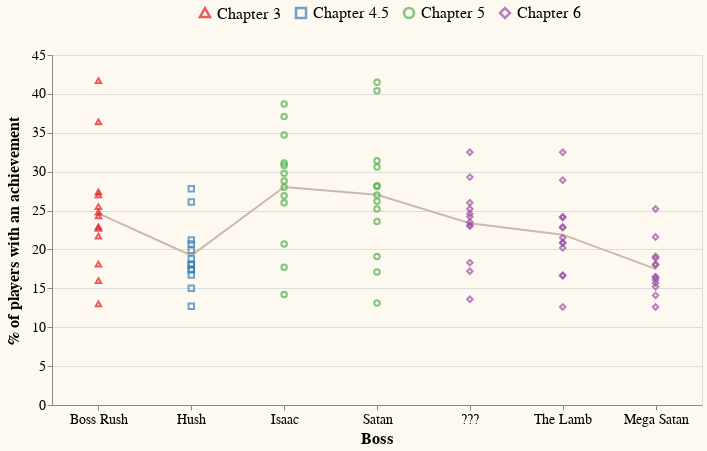

Write a Vega-Lite specification for this figure.
### Vega-Lite specification from a JSON file in a GitHub repository (floating-point values rounded to 4 significant figures)
{"$schema": "https://vega.github.io/schema/vega-lite/v5.json", "width": 650, "height": 350, "background": "#fdf8f0", "layer": [{"mark": {"type": "line", "strokeCap": "round", "stroke": "#cbb9ad"}, "encoding": {"x": {"field": "boss", "title": "Boss", "type": "nominal", "sort": ["Boss Rush", "Hush", "Isaac", "Satan", "???", "The Lamb", "Mega Satan"]}, "y": {"field": "rarity", "aggregate": "mean"}, "order": {"field": "chapter"}, "color": {"legend": {"labelFontSize": 16, "title": null, "titleFontSize": 18, "orient": "none", "direction": "horizontal", "legendX": 145, "legendY": -50}}}}, {"mark": {"type": "point"}, "encoding": {"x": {"field": "boss", "title": "Boss", "type": "nominal", "sort": ["Boss Rush", "Hush", "Isaac", "Satan", "???", "The Lamb", "Mega Satan"], "axis": {"titleFontSize": 16, "titleFont": "Pangolin, sans-serif", "labelFontSize": 14, "labelAngle": 0, "labelAlign": "center", "labelBaseline": "top", "labelFont": "Pangolin, sans-serif"}}, "y": {"field": "rarity", "title": "% of players with an achievement", "type": "quantitative", "stack": false, "axis": {"titleFontSize": 16, "titleFont": "Pangolin, sans-serif", "titlePadding": 10, "labelFontSize": 14, "labelFont": "Pangolin, sans-serif"}}, "color": {"field": "chapter", "scale": {"scheme": {"name": "set1"}}, "legend": {"labelFontSize": 16, "title": null, "titleFontSize": 18, "orient": "none", "direction": "horizontal", "legendX": 145, "legendY": -50, "labelExpr": "{'3': 'Chapter 3', '4.5': 'Chapter 4.5','5': 'Chapter 5','6': 'Chapter 6'}[datum.label]"}}, "shape": {"field": "chapter", "scale": {"range": ["triangle", "square", "circle", "diamond"]}, "legend": {"symbolStrokeWidth": 2.5, "symbolOpacity": 1, "labelFont": "Pangolin, sans-serif"}}}}], "config": {}, "data": {"values": [{"character": "???", "boss": "???", "rarity": 24.2, "chapter": 6}, {"character": "Azazel", "boss": "???", "rarity": 29.3, "chapter": 6}, {"character": "Cain", "boss": "???", "rarity": 26, "chapter": 6}, {"character": "Eden", "boss": "???", "rarity": 25.2, "chapter": 6}, {"character": "Eve", "boss": "???", "rarity": 23, "chapter": 6}, {"character": "Isaac", "boss": "???", "rarity": 32.5, "chapter": 6}, {"character": "Keeper", "boss": "???", "rarity": 13.6, "chapter": 6}, {"character": "Lazarus", "boss": "???", "rarity": 23.1, "chapter": 6}, {"character": "Lilith", "boss": "???", "rarity": 18.3, "chapter": 6}, {"character": "Maggie", "boss": "???", "rarity": 24.6, "chapter": 6}, {"character": "Samson", "boss": "???", "rarity": 23.5, "chapter": 6}, {"character": "The Lost", "boss": "???", "rarity": 17.2, "chapter": 6}, {"character": "???", "boss": "Boss Rush", "rarity": 21.6, "chapter": 3}, {"character": "Azazel", "boss": "Boss Rush", "rarity": 41.6, "chapter": 3}, {"character": "Cain", "boss": "Boss Rush", "rarity": 26.9, "chapter": 3}, {"character": "Eden", "boss": "Boss Rush", "rarity": 25.4, "chapter": 3}, {"character": "Eve", "boss": "Boss Rush", "rarity": 22.8, "chapter": 3}, {"character": "Isaac", "boss": "Boss Rush", "rarity": 36.3, "chapter": 3}, {"character": "Judas", "boss": "Boss Rush", "rarity": 27.3, "chapter": 3}, {"character": "Keeper", "boss": "Boss Rush", "rarity": 12.9, "chapter": 3}, {"character": "Lazarus", "boss": "Boss Rush", "rarity": 22.6, "chapter": 3}, {"character": "Lilith", "boss": "Boss Rush", "rarity": 18, "chapter": 3}, {"character": "Maggie", "boss": "Boss Rush", "rarity": 24.2, "chapter": 3}, {"character": "Samson", "boss": "Boss Rush", "rarity": 24.7, "chapter": 3}, {"character": "The Lost", "boss": "Boss Rush", "rarity": 15.9, "chapter": 3}, {"character": "???", "boss": "Hush", "rarity": 18.1, "chapter": 4.5}, {"character": "Azazel", "boss": "Hush", "rarity": 26.1, "chapter": 4.5}, {"character": "Cain", "boss": "Hush", "rarity": 20.7, "chapter": 4.5}, {"character": "Eden", "boss": "Hush", "rarity": 19.9, "chapter": 4.5}, {"character": "Eve", "boss": "Hush", "rarity": 17.5, "chapter": 4.5}, {"character": "Isaac", "boss": "Hush", "rarity": 27.8, "chapter": 4.5}, {"character": "Judas", "boss": "Hush", "rarity": 21.2, "chapter": 4.5}, {"character": "Keeper", "boss": "Hush", "rarity": 12.7, "chapter": 4.5}, {"character": "Lazarus", "boss": "Hush", "rarity": 17.4, "chapter": 4.5}, {"character": "Lilith", "boss": "Hush", "rarity": 16.7, "chapter": 4.5}, {"character": "Maggie", "boss": "Hush", "rarity": 18.8, "chapter": 4.5}, {"character": "Samson", "boss": "Hush", "rarity": 18, "chapter": 4.5}, {"character": "The Lost", "boss": "Hush", "rarity": 15, "chapter": 4.5}, {"character": "???", "boss": "Isaac", "rarity": 34.7, "chapter": 5}, {"character": "Azazel", "boss": "Isaac", "rarity": 37.1, "chapter": 5}, {"character": "Cain", "boss": "Isaac", "rarity": 31.1, "chapter": 5}, {"character": "Eden", "boss": "Isaac", "rarity": 29.8, "chapter": 5}, {"character": "Eve", "boss": "Isaac", "rarity": 26, "chapter": 5}, {"character": "Isaac", "boss": "Isaac", "rarity": 38.7, "chapter": 5}, {"character": "Judas", "boss": "Isaac", "rarity": 30.8, "chapter": 5}, {"character": "Keeper", "boss": "Isaac", "rarity": 14.2, "chapter": 5}, {"character": "Lazarus", "boss": "Isaac", "rarity": 26.9, "chapter": 5}, {"character": "Lilith", "boss": "Isaac", "rarity": 20.7, "chapter": 5}, {"character": "Maggie", "boss": "Isaac", "rarity": 28.8, "chapter": 5}, {"character": "Samson", "boss": "Isaac", "rarity": 28, "chapter": 5}, {"character": "The Lost", "boss": "Isaac", "rarity": 17.7, "chapter": 5}, {"character": "???", "boss": "The Lamb", "rarity": 20.2, "chapter": 6}, {"character": "Azazel", "boss": "The Lamb", "rarity": 28.9, "chapter": 6}, {"character": "Cain", "boss": "The Lamb", "rarity": 24.2, "chapter": 6}, {"character": "Eden", "boss": "The Lamb", "rarity": 22.8, "chapter": 6}, {"character": "Eve", "boss": "The Lamb", "rarity": 20.8, "chapter": 6}, {"character": "Isaac", "boss": "The Lamb", "rarity": 32.5, "chapter": 6}, {"character": "Judas", "boss": "The Lamb", "rarity": 24.1, "chapter": 6}, {"character": "Keeper", "boss": "The Lamb", "rarity": 12.6, "chapter": 6}, {"character": "Lazarus", "boss": "The Lamb", "rarity": 20.9, "chapter": 6}, {"character": "Lilith", "boss": "The Lamb", "rarity": 16.7, "chapter": 6}, {"character": "Maggie", "boss": "The Lamb", "rarity": 22.9, "chapter": 6}, {"character": "Samson", "boss": "The Lamb", "rarity": 21.5, "chapter": 6}, {"character": "The Lost", "boss": "The Lamb", "rarity": 16.6, "chapter": 6}, {"character": "???", "boss": "Mega Satan", "rarity": 16.4, "chapter": 6}, {"character": "Azazel", "boss": "Mega Satan", "rarity": 21.6, "chapter": 6}, {"character": "Cain", "boss": "Mega Satan", "rarity": 19.1, "chapter": 6}, {"character": "Eden", "boss": "Mega Satan", "rarity": 18.1, "chapter": 6}, {"character": "Eve", "boss": "Mega Satan", "rarity": 15.7, "chapter": 6}, {"character": "Isaac", "boss": "Mega Satan", "rarity": 25.2, "chapter": 6}, {"character": "Judas", "boss": "Mega Satan", "rarity": 18.9, "chapter": 6}, {"character": "Keeper", "boss": "Mega Satan", "rarity": 12.6, "chapter": 6}, {"character": "Lazarus", "boss": "Mega Satan", "rarity": 16.1, "chapter": 6}, {"character": "Lilith", "boss": "Mega Satan", "rarity": 15.2, "chapter": 6}, {"character": "Maggie", "boss": "Mega Satan", "rarity": 18, "chapter": 6}, {"character": "Samson", "boss": "Mega Satan", "rarity": 16.5, "chapter": 6}, {"character": "The Lost", "boss": "Mega Satan", "rarity": 14.1, "chapter": 6}, {"character": "???", "boss": "Satan", "rarity": 23.6, "chapter": 5}, {"character": "Azazel", "boss": "Satan", "rarity": 40.4, "chapter": 5}, {"character": "Cain", "boss": "Satan", "rarity": 31.4, "chapter": 5}, {"character": "Eden", "boss": "Satan", "rarity": 28.2, "chapter": 5}, {"character": "Eve", "boss": "Satan", "rarity": 25.2, "chapter": 5}, {"character": "Isaac", "boss": "Satan", "rarity": 41.5, "chapter": 5}, {"character": "Judas", "boss": "Satan", "rarity": 30.6, "chapter": 5}, {"character": "Keeper", "boss": "Satan", "rarity": 13.1, "chapter": 5}, {"character": "Lazarus", "boss": "Satan", "rarity": 26.2, "chapter": 5}, {"character": "Lilith", "boss": "Satan", "rarity": 19.1, "chapter": 5}, {"character": "Maggie", "boss": "Satan", "rarity": 28.1, "chapter": 5}, {"character": "Samson", "boss": "Satan", "rarity": 27, "chapter": 5}, {"character": "The Lost", "boss": "Satan", "rarity": 17.1, "chapter": 5}]}}
